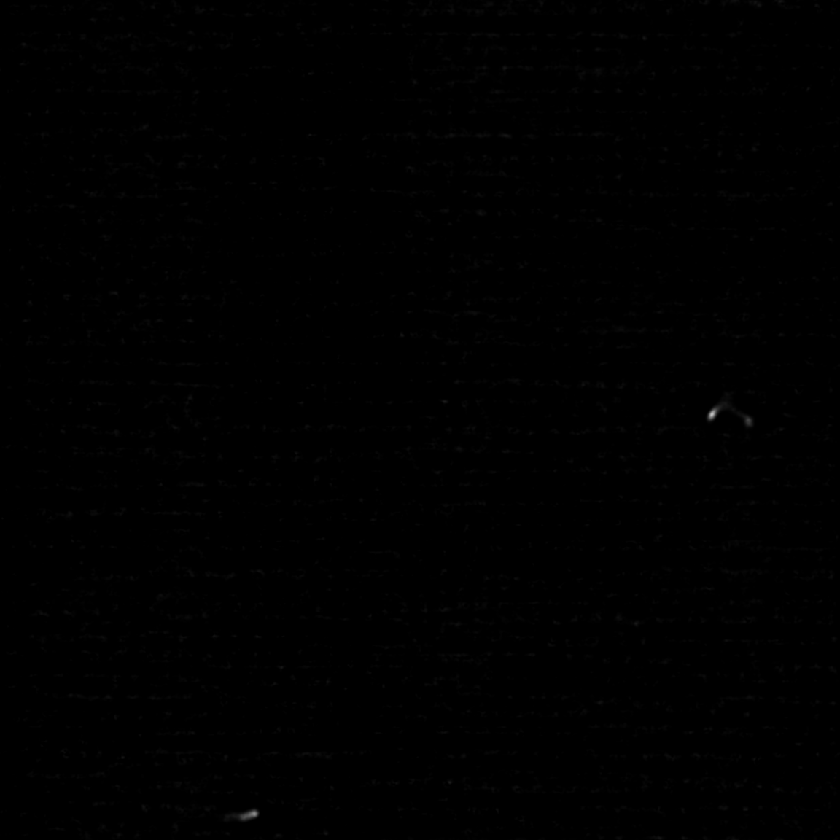
#> input picture ar_0634_img0306.tif, 840 x 840 px, shrunk from 1152 x 1152 before the run, found by its file name
$ jupyter execute --allow-errors 3Dworkshop_independent_completed.ipynb   (shell and % lines are left out)
#> lines starting #> are read from the running program, lines starting #| are printed output that depends on the picture
### RFsingletiffws.py
import RFFunctions as RF
from astropy.io import fits
import glob
import os
import numpy as np
import matplotlib.pyplot as plt
from skimage import io
#from nearlocus import *

pathname = "/Users/magnus/Documents/MIGDAL/deconvolution/betatoreconstruct.tif"
pathnameraw = "/Users/magnus/Documents/MIGDAL/deconvolution/betatoreconstructnodark.tif"

SIGMA = 2.5 #sigma for derivative determination ~> Related to track width
lthresh = 10 #tracks with a response lower than this are rejected (0 accepts all)
uthresh = 0 #tracks with a response higher than this are rejected (0 accepts all)
minlen = 6 #minimum track length accepted
linkthresh = 1 #maximum distance to be linked
logim = False

def singletiff(pathname,sigma, lt, ut, minlen, linkthresh, logim = False):
    '''
    Create a figure containing the image of the particle track and its
    ridgeline. Two plots are produced in this figure. One is in linear space
    and the other is the bragg curve.

    Parameters
    ----------
    pathname : str
        Location of the image files to be analysed.
    sigma : float
        Sigma for derivative determination (somehow relate to track width).
    lt : float
        Lower threshold for the ridgefinding algorithm.
        This excludes tracks whose hessian eigenvalues fall below lthresh.
    ut : float
        Upper threshold for the ridgefinding algorithm.
        This excludes tracks whose hessian eigenvalues exceed uthresh.
    minlen : int
        Minimum track length accepted.
    linkthresh : int
        The maximum distance between endpoints allowed for linking ridges.
    logim : BOOL, optional
        Do you want the RidgeFinder to operate on the image in log space?
        The default is False.

    Returns
    -------
    None.

    '''
    ##This will create a plot of tracks and ridge for a single image.
    ##It's meant to be used in cycling through plots but can be run alone.

    ##Get Raw images##

    img = io.imread(pathname)
    imnumb = os.path.basename(pathname) ## Get image name
    img = img/20 ## Scale the image


    ################################################################
    ##Initialize matplotlib
    plt.close()
    plt.rc('font', size=10)


    ################################################################
    #These are the Parameters to change to work with the RF        #
    ################################################################

    SIGMA = sigma #sigma for derivative determination ~> Related to track width
    lthresh = lt #tracks with a response lower than this are rejected (0 accepts all)
    uthresh = ut #tracks with a response higher than this are rejected (0 accepts all)
    minlen = minlen #minimum track length accepted
    linkthresh = linkthresh #maximum distance to be linked
    # thresh = 0.0001

    ## Logarithmically scales the image
    if logim:
        c = 255/np.log(1+np.max(img))
        img2 = c *(np.log(img+1))
    else:
        img2 = img

    c = 255/np.log(1+np.max(img))
    img3 = c *(np.log(img+1))


    ##Run Ridgefinder
    px, py, nx, ny, eigvals, valid = points_out = RF.find_points(img2, sigma=SIGMA, l_thresh = lthresh, u_thresh=uthresh)
    lines_before, junctions = RF.compose_lines_from_points(points_out)
    ##Link the Ridges
    nlines = RF.linklines(lines_before,minlen,linkthresh)
    lines=lines_before

    ##Set some plot properties
    fig, (ax1, ax2) = plt.subplots(1, 2, figsize=(16,8), dpi=80, facecolor='w', edgecolor='k')
    fig.suptitle(str(imnumb))

    ax1.imshow(img*100, cmap="magma")
    ax1.set_title('Linear Scaling')

    ax2.set_title('Bragg Curve')
    lim =RF.get_lines_bounding_box(lines)


    ##Run through all ridges found in image

    for i, line in enumerate(nlines):
        if len(line[1]) > minlen:

            x = px[line[1], line[0]]
            y = py[line[1], line[0]]


            ##Get the splinefit for the image
            new_points1,der_points1 = RF.getspline(x,y,ss=2)
            Bragg = RF.simplebragg(new_points1[0],new_points1[1],img)

            roughsum = np.sum(Bragg)
            peak = np.where(Bragg == max(Bragg))[0][0]
            if peak < len(Bragg)/2:
            #Init Dir is at the end of the line list, so we reverse it
                new_points1[1]=new_points1[1][::-1]
                new_points1[0]=new_points1[0][::-1]
            else:
                new_points1[1]=new_points1[1]
                new_points1[0]=new_points1[0]

            ax1.plot(new_points1[1],new_points1[0],'-',color='white')
            Bragg = RF.simplebragg(new_points1[0],new_points1[1],img)

            indir,(x0,y0) = RF.initdir_simdat(new_points1[1],new_points1[0],pix=1)
            slope = abs(np.tan(indir))
            leng = 10
            if indir >= -np.pi and indir < -np.pi/2:
                dy = -leng/(np.sqrt(1+slope**2))
                dx = slope*dy
            elif indir >= -np.pi/2 and indir < 0:
                dy = leng/(np.sqrt(1+slope**2))
                dx = -slope*dy
            elif indir >= 0 and indir < np.pi/2:
                dy = leng/(np.sqrt(1+slope**2))
                dx = slope*dy
            else:
                dy = -leng/(np.sqrt(1+slope**2))
                dx = -slope*dy
            colors = ["red","orange","green","blue","purple","yellow"]
            ax1.arrow(x0,y0,dx,dy,head_width=3, head_length=3,label=str(i))
            ax1.annotate(str(i),(x0,y0),color = "white")
            ax2.plot(Bragg,label=str(i))
            ax2.set_xlabel("Length along Track")
            ax2.set_ylabel("Pixel Intensity")

            ax1.legend()
            ax2.legend()
            print(indir)


    plt.show()

    return()

# [160 lines left out: function energydeposition, not called in this run]

def returnlines(pathname,sigma, lt, ut, minlen, linkthresh, logim = False, trackid = 0):
    '''
    Returns the x and y arrays of the coordinates of the ridge

    Parameters
    ----------
    pathname : str
        Location of the image files to be analysed.
    sigma : float
        Sigma for derivative determination (somehow relate to track width).
    lt : float
        Lower threshold for the ridgefinding algorithm.
        This excludes tracks whose hessian eigenvalues fall below lthresh.
    ut : float
        Upper threshold for the ridgefinding algorithm.
        This excludes tracks whose hessian eigenvalues exceed uthresh.
    minlen : int
        Minimum track length accepted.
    linkthresh : int
        The maximum distance between endpoints allowed for linking ridges.
    logim : BOOL, optional
        Do you want the RidgeFinder to operate on the image in log space?
        The default is False.

    Returns
    -------
    x, y: float
    numpy arrays containing the x and y coordinates of the ridge.

    '''
    img = io.imread(pathname)
    imnumb = os.path.basename(pathname) ## Get image name
    img = img/20 ## Scale the image


    ################################################################
    ##Initialize matplotlib
    plt.close()
    plt.rc('font', size=10)


    ################################################################
    #These are the Parameters to change to work with the RF        #
    ################################################################

    SIGMA = sigma #sigma for derivative determination ~> Related to track width
    lthresh = lt #tracks with a response lower than this are rejected (0 accepts all)
    uthresh = ut #tracks with a response higher than this are rejected (0 accepts all)
    minlen = minlen #minimum track length accepted
    linkthresh = linkthresh #maximum distance to be linked
    # thresh = 0.0001

    ## Logarithmically scales the image
    if logim:
        c = 255/np.log(1+np.max(img))
        img2 = c *(np.log(img+1))
    else:
        img2 = img

    c = 255/np.log(1+np.max(img))

    ##Run Ridgefinder
    px, py, nx, ny, eigvals, valid = points_out = RF.find_points(img2, sigma=SIGMA, l_thresh = lthresh, u_thresh=uthresh)
    lines_before, junctions = RF.compose_lines_from_points(points_out)
    ##Link the Ridges
    nlines = RF.linklines(lines_before,minlen,linkthresh)
    x = []
    y = []

    for i, line in enumerate(nlines):
        if (len(line[1]) > minlen) and (i == trackid):

            newx = px[line[1], line[0]]
            newy = py[line[1], line[0]]
            new_points1,der_points1 = RF.getspline(newx,newy,ss=2)
            x.extend(new_points1[1])
            y.extend(new_points1[0])


    return(np.array(x),np.array(y))

#singletiff(pathname,
#    SIGMA,
#    lthresh,
#    uthresh,
#    minlen,
#    linkthresh,
#    logim)

#x,y = returnlines(pathname,
#    SIGMA,
#    lthresh,
#    uthresh,
#    minlen,
#    linkthresh,
#    logim)

### 3Dworkshop_independent_completed.ipynb
#Your turn now!

[cell 1]
import matplotlib.pyplot as plt
import numpy as np
from skimage import io
import os
import sys
from astropy.io import fits
import pandas as pd
from scipy import interpolate
import sys

#Load and visualise ITO data

[cell 2]
itofilepath = "/content/MIGDAL3dreconstruction/Ar0634_event618.npy"
deconvolvedimg = "/content/MIGDAL3dreconstruction/ar_0634_img0306.tif"
rawnodark = "/content/MIGDAL3dreconstruction/ar_0634_img0306nodark.tif"

#Load ITO pulse
Reminder of the format of the ITO pulses here - this is a 3D numpy array (bit different to before), where the 1st index specifies the strip number, 2nd whether you want daq time (index 0) or voltage (index 1), and 3rd the actual sample.

This is done by the 'displaygivenevent' function in the ITOstripcore.py file extracted from the github if you want inspiration.

[cell 3]
data = np.load(itofilepath)
#> (reads Ar0634_event618.npy from the repository)

def displaygivenevent(data):
        """
        Displays an event passed to this function, rather than from the main 'data' array. Used if you aren't using the class in quite the normal way.
        """
        eventdata = np.zeros((60,1000))
        for i in range(60):
            eventdata[i] = data[i][1]
            offsetmean = np.mean(eventdata[i][:200])
            eventdata[i] = np.subtract(eventdata[i], offsetmean)
        plt.pcolormesh(eventdata.T, cmap='magma')
        plt.xlabel("Strip number")
        plt.ylabel("Time [samples]")
        plt.title("Argon ...0634 event 618")

displaygivenevent(data)
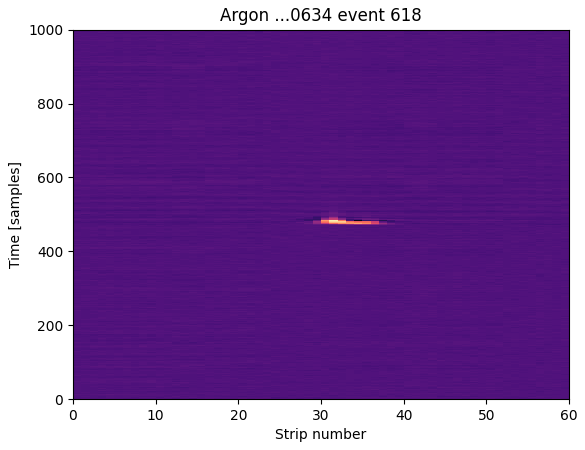
#> figure drawn by matplotlib, 1 panel

#Load and view image

I have preloaded a version of this image with some processing, but if you would like to deconvolute and subtract the dark yourselves (please do!) this is image:

MIG_full_readout_Fe55_Ar_CF4_220805T150634.CAL.0306.TIFF

[cell 4]
img = io.imread(deconvolvedimg)
#> img is the input picture: shape (840, 840) uint16; min 0, max 48547, mean 139.3

fig, ax = plt.subplots(figsize=(10,10))

ax.imshow(img, cmap="magma")

#Running the ridgefinder

In the interests of making life easier, have supplied the ridgefinder code in two functions from RFsingletiff -

singletiff(pathname,sigma, lt, ut, minlen, linkthresh, logim = False) will display the image, ridges and basic bragg curves (from the deconvoluted image, not what we want to do for actual analysis)

returnlines(pathname,sigma, lt, ut, minlen, linkthresh, logim = False) returns x and y coordinate arrays containing the points. These are actual x and y coordinates which do not need to be reversed.

[cell 5]
sys.path.insert(0, '/content/MIGDAL3dreconstruction/')
from RFsingletiffws import *

SIGMA = 2.5 #sigma for derivative determination ~> Related to track width
lthresh = 10 #tracks with a response lower than this are rejected (0 accepts all)
uthresh = 0 #tracks with a response higher than this are rejected (0 accepts all)
minlen = 12 #minimum track length accepted
linkthresh = 40 #maximum distance to be linked
logim = False

singletiff(deconvolvedimg,
    SIGMA,
    lthresh,
    uthresh,
    minlen,
    linkthresh,
    logim)
#> in singletiff, `c = 255/np.log(1+np.max(img))`: c = 32.71
#> in singletiff, `img3 = c *(np.log(img+1))`:
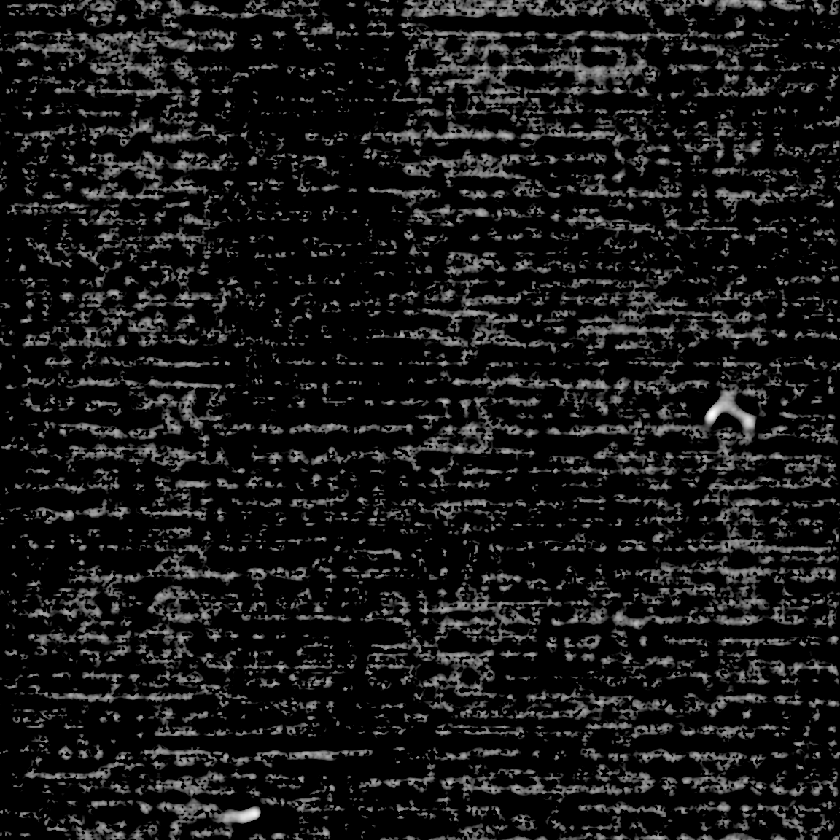
#> img3: shape (840, 840) float64; min 0, max 255, mean 23.8
#> (the call stopped at in singletiff, `px, py, nx, ny, eigvals, valid = points_out = RF.find_points(img2, sig..`: RFFunctions is not available in this run)

#> (the rest of this cell did not finish here and is left out)


#Integrate ITO strips

[cell 6]
def stripintegrals(eventdata):
        """
        Inputs
        --------
        eventdata: 3d numpy array, indexing - 1st specifies the strip and 2nd the sample number

        Outputs:
        ---------
        rowintegrals: returns the energy deposition on each strip, as a numpy array
        """
        rowintegrals = np.zeros(60)

        for i in range(60):
            rowdata = eventdata[i][1]
            offsetmean = np.mean(rowdata[:200])
            std = np.std(rowdata[:200])
            rowdata = np.subtract(rowdata, offsetmean)
            max = np.amax(rowdata)
            maxindex = int(np.where(rowdata == max)[0][0])

            #finds the points at which the signal drops below zero
            startfound = False
            j = maxindex

            while ((startfound == False) and (j >= 0)):
                if rowdata[j] <= 0:
                    startpoint = j
                    startfound = True
                else:
                    j -= 1

            endfound = False
            k = maxindex
            while ((endfound == False) and (k<1000)):
                if rowdata[k] <= 0:
                    endpoint = k
                    endfound = True
                else:
                    k += 1

            if (max > 5*std):
                integral = np.sum(rowdata[startpoint:endpoint])
                rowintegrals[i] = integral
            else:
                rowintegrals[i] = 0

        return(rowintegrals)

charge = stripintegrals(data)
plt.plot(charge)
plt.xlabel("Strip number")
plt.ylabel("Charge deposited to strip [Au]")
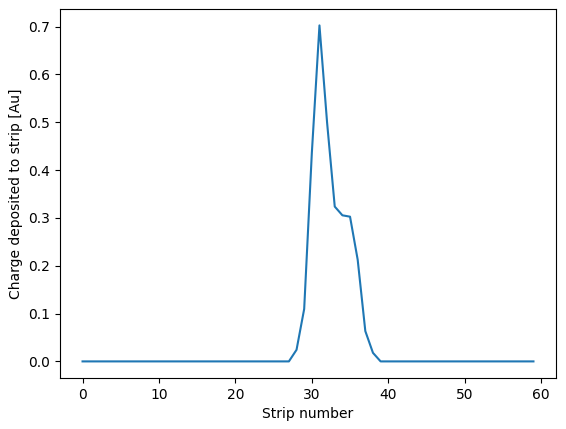
#> figure drawn by matplotlib, 1 panel; curve peaks at x = 31, y = 0.702

#3D reconstruction - mean position

[cell 7]
offset = 2
driftvel = 13

def peaktime(eventdata):
        """
        Returns the sample number at which each ITO strip is at a maximum
        """
        maximums = np.zeros(60)
        maxtimes = np.zeros(60)

        for i in range(60):
            max = np.amax(eventdata[i][1])
            maximums[i] = max
            index = int(np.where(eventdata[i][1] == max)[0][0])
            maxtimes[i] = eventdata[i][0][index]

        return(maxtimes)

def pixeltostrip(pixel, offset):
    """
    Takes the x coordinates of all points along the ridge and returns the coordinates in strips
    """
    strip = np.add(0.084375*pixel, (10.89996 - offset))
    return(strip)

#taking every ::nth value, the splicing from the ridgefinder gives an almost continuous curve,
#this kind of granularity isn't really required for what we're doing here.
#> (the rest of this cell did not finish here and is left out)
